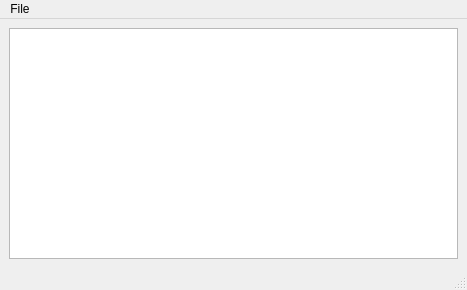
<?xml version="1.0" encoding="UTF-8"?>
<ui version="4.0">
 <class>MainWindow</class>
 <widget class="QMainWindow" name="MainWindow">
  <property name="geometry">
   <rect>
    <x>0</x>
    <y>0</y>
    <width>467</width>
    <height>290</height>
   </rect>
  </property>
  <property name="windowTitle">
   <string>MainWindow</string>
  </property>
  <widget class="QWidget" name="centralwidget">
   <layout class="QVBoxLayout" name="verticalLayout">
    <item>
     <widget class="QTableView" name="tableView"/>
    </item>
   </layout>
  </widget>
  <widget class="QMenuBar" name="menubar">
   <property name="geometry">
    <rect>
     <x>0</x>
     <y>0</y>
     <width>467</width>
     <height>19</height>
    </rect>
   </property>
   <widget class="QMenu" name="menuFile">
    <property name="title">
     <string>File</string>
    </property>
    <addaction name="actionQuit"/>
   </widget>
   <addaction name="menuFile"/>
  </widget>
  <widget class="QStatusBar" name="statusbar"/>
  <action name="actionQuit">
   <property name="text">
    <string>Quit</string>
   </property>
  </action>
 </widget>
 <resources/>
 <connections>
  <connection>
   <sender>actionQuit</sender>
   <signal>triggered()</signal>
   <receiver>MainWindow</receiver>
   <slot>close()</slot>
   <hints>
    <hint type="sourcelabel">
     <x>-1</x>
     <y>-1</y>
    </hint>
    <hint type="destinationlabel">
     <x>233</x>
     <y>144</y>
    </hint>
   </hints>
  </connection>
 </connections>
</ui>
